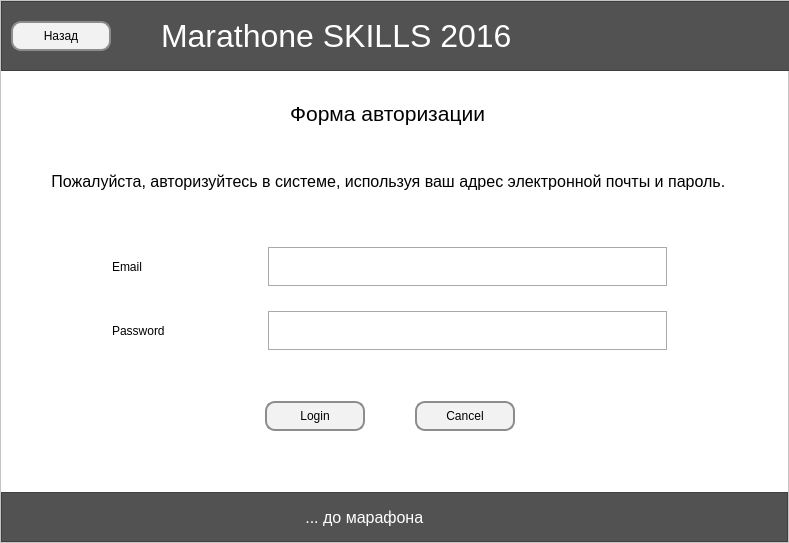
<?xml version="1.0" encoding="UTF-8"?>
<ui version="4.0">
 <class>MainWindow</class>
 <widget class="QMainWindow" name="MainWindow">
  <property name="geometry">
   <rect>
    <x>0</x>
    <y>0</y>
    <width>789</width>
    <height>543</height>
   </rect>
  </property>
  <property name="windowTitle">
   <string>MainWindow</string>
  </property>
  <widget class="QWidget" name="parent_widget">
   <property name="maximumSize">
    <size>
     <width>796</width>
     <height>561</height>
    </size>
   </property>
   <property name="styleSheet">
    <string notr="true">QPushButton {
	background-color: rgb(242, 242, 242);
	border: 2px solid;
	border-radius: 10px;
	border-color: rgb(140, 140, 140);
}


QLabel#greet_time_left{
	font-size: 12pt;
	color: #fff;
	background-color: rgba(242, 242, 242, 0);
}
QFrame {
	background-color: rgb(82, 82, 82);
}


QLabel#heading{
	font-size: 24pt;
	background-color: rgb(82, 82, 82);
	color: rgb(255, 255, 255);
}

QLabel#greet_city_label, QLabel#greet_date_label{
	font-size: 14pt;
	color: rgb(204, 204, 204);
}


QLabel{
background-color: rgb(255, 255, 255);
}



QFrame#frame_bg{
	background-color: rgb(255, 255, 255);
}

QTextEdit {
	
	background-color: rgb(255, 255, 255);
}</string>
   </property>
   <widget class="QFrame" name="frame_bg">
    <property name="geometry">
     <rect>
      <x>0</x>
      <y>0</y>
      <width>789</width>
      <height>543</height>
     </rect>
    </property>
    <property name="maximumSize">
     <size>
      <width>16777215</width>
      <height>16777215</height>
     </size>
    </property>
    <property name="frameShape">
     <enum>QFrame::StyledPanel</enum>
    </property>
    <property name="frameShadow">
     <enum>QFrame::Raised</enum>
    </property>
    <widget class="QFrame" name="frame">
     <property name="geometry">
      <rect>
       <x>1</x>
       <y>492</y>
       <width>787</width>
       <height>50</height>
      </rect>
     </property>
     <property name="maximumSize">
      <size>
       <width>16777215</width>
       <height>50</height>
      </size>
     </property>
     <property name="frameShape">
      <enum>QFrame::StyledPanel</enum>
     </property>
     <property name="frameShadow">
      <enum>QFrame::Raised</enum>
     </property>
     <widget class="QLabel" name="greet_time_left">
      <property name="geometry">
       <rect>
        <x>90</x>
        <y>10</y>
        <width>551</width>
        <height>31</height>
       </rect>
      </property>
      <property name="text">
       <string>... до марафона </string>
      </property>
      <property name="alignment">
       <set>Qt::AlignCenter</set>
      </property>
     </widget>
    </widget>
    <widget class="QFrame" name="frame_2">
     <property name="geometry">
      <rect>
       <x>1</x>
       <y>1</y>
       <width>791</width>
       <height>70</height>
      </rect>
     </property>
     <property name="maximumSize">
      <size>
       <width>16777215</width>
       <height>70</height>
      </size>
     </property>
     <property name="frameShape">
      <enum>QFrame::StyledPanel</enum>
     </property>
     <property name="frameShadow">
      <enum>QFrame::Raised</enum>
     </property>
     <layout class="QHBoxLayout" name="horizontalLayout">
      <property name="spacing">
       <number>50</number>
      </property>
      <item>
       <widget class="QPushButton" name="back_btn">
        <property name="minimumSize">
         <size>
          <width>0</width>
          <height>30</height>
         </size>
        </property>
        <property name="maximumSize">
         <size>
          <width>100</width>
          <height>16777215</height>
         </size>
        </property>
        <property name="text">
         <string>Назад</string>
        </property>
       </widget>
      </item>
      <item>
       <widget class="QLabel" name="heading">
        <property name="maximumSize">
         <size>
          <width>16777215</width>
          <height>40</height>
         </size>
        </property>
        <property name="text">
         <string>Мarathone SKILLS 2016</string>
        </property>
        <property name="alignment">
         <set>Qt::AlignLeading|Qt::AlignLeft|Qt::AlignVCenter</set>
        </property>
       </widget>
      </item>
     </layout>
    </widget>
    <widget class="QWidget" name="verticalLayoutWidget_3">
     <property name="geometry">
      <rect>
       <x>50</x>
       <y>90</y>
       <width>681</width>
       <height>364</height>
      </rect>
     </property>
     <layout class="QVBoxLayout" name="window_content">
      <property name="spacing">
       <number>30</number>
      </property>
      <item>
       <layout class="QVBoxLayout" name="verticalLayout">
        <item>
         <widget class="QLabel" name="label">
          <property name="sizePolicy">
           <sizepolicy hsizetype="Minimum" vsizetype="Maximum">
            <horstretch>0</horstretch>
            <verstretch>0</verstretch>
           </sizepolicy>
          </property>
          <property name="font">
           <font>
            <pointsize>16</pointsize>
           </font>
          </property>
          <property name="text">
           <string>Форма авторизации </string>
          </property>
          <property name="alignment">
           <set>Qt::AlignCenter</set>
          </property>
          <property name="wordWrap">
           <bool>false</bool>
          </property>
          <property name="margin">
           <number>10</number>
          </property>
          <property name="indent">
           <number>-1</number>
          </property>
         </widget>
        </item>
        <item>
         <widget class="QLabel" name="label_2">
          <property name="sizePolicy">
           <sizepolicy hsizetype="Preferred" vsizetype="Maximum">
            <horstretch>0</horstretch>
            <verstretch>0</verstretch>
           </sizepolicy>
          </property>
          <property name="maximumSize">
           <size>
            <width>16777215</width>
            <height>50</height>
           </size>
          </property>
          <property name="font">
           <font>
            <pointsize>12</pointsize>
           </font>
          </property>
          <property name="frameShape">
           <enum>QFrame::NoFrame</enum>
          </property>
          <property name="frameShadow">
           <enum>QFrame::Plain</enum>
          </property>
          <property name="text">
           <string>Пожалуйста, авторизуйтесь в системе, используя ваш адрес электронной почты и пароль. </string>
          </property>
          <property name="textFormat">
           <enum>Qt::AutoText</enum>
          </property>
          <property name="alignment">
           <set>Qt::AlignCenter</set>
          </property>
          <property name="margin">
           <number>1</number>
          </property>
         </widget>
        </item>
       </layout>
      </item>
      <item>
       <layout class="QVBoxLayout" name="verticalLayout_2">
        <property name="spacing">
         <number>24</number>
        </property>
        <item>
         <layout class="QHBoxLayout" name="horizontalLayout_3" stretch="0,0">
          <item>
           <widget class="QLabel" name="label_4">
            <property name="sizePolicy">
             <sizepolicy hsizetype="Maximum" vsizetype="Maximum">
              <horstretch>0</horstretch>
              <verstretch>0</verstretch>
             </sizepolicy>
            </property>
            <property name="minimumSize">
             <size>
              <width>70</width>
              <height>0</height>
             </size>
            </property>
            <property name="text">
             <string>Email</string>
            </property>
            <property name="margin">
             <number>10</number>
            </property>
           </widget>
          </item>
          <item>
           <widget class="QTextEdit" name="pass_input">
            <property name="sizePolicy">
             <sizepolicy hsizetype="Fixed" vsizetype="Fixed">
              <horstretch>0</horstretch>
              <verstretch>0</verstretch>
             </sizepolicy>
            </property>
            <property name="maximumSize">
             <size>
              <width>400</width>
              <height>40</height>
             </size>
            </property>
            <property name="frameShape">
             <enum>QFrame::Box</enum>
            </property>
           </widget>
          </item>
         </layout>
        </item>
        <item>
         <layout class="QHBoxLayout" name="horizontalLayout_2">
          <item>
           <widget class="QLabel" name="label_3">
            <property name="sizePolicy">
             <sizepolicy hsizetype="Maximum" vsizetype="Maximum">
              <horstretch>0</horstretch>
              <verstretch>0</verstretch>
             </sizepolicy>
            </property>
            <property name="minimumSize">
             <size>
              <width>70</width>
              <height>0</height>
             </size>
            </property>
            <property name="text">
             <string>Password</string>
            </property>
            <property name="margin">
             <number>10</number>
            </property>
           </widget>
          </item>
          <item>
           <widget class="QTextEdit" name="email_input">
            <property name="sizePolicy">
             <sizepolicy hsizetype="Maximum" vsizetype="Maximum">
              <horstretch>0</horstretch>
              <verstretch>0</verstretch>
             </sizepolicy>
            </property>
            <property name="maximumSize">
             <size>
              <width>400</width>
              <height>40</height>
             </size>
            </property>
            <property name="frameShape">
             <enum>QFrame::Box</enum>
            </property>
           </widget>
          </item>
         </layout>
        </item>
       </layout>
      </item>
      <item alignment="Qt::AlignHCenter">
       <widget class="QWidget" name="widget" native="true">
        <property name="sizePolicy">
         <sizepolicy hsizetype="Maximum" vsizetype="Maximum">
          <horstretch>0</horstretch>
          <verstretch>0</verstretch>
         </sizepolicy>
        </property>
        <layout class="QHBoxLayout" name="horizontalLayout_5">
         <property name="spacing">
          <number>50</number>
         </property>
         <item>
          <widget class="QPushButton" name="login_btn">
           <property name="minimumSize">
            <size>
             <width>100</width>
             <height>30</height>
            </size>
           </property>
           <property name="maximumSize">
            <size>
             <width>100</width>
             <height>16777215</height>
            </size>
           </property>
           <property name="text">
            <string>Login</string>
           </property>
          </widget>
         </item>
         <item>
          <widget class="QPushButton" name="cancel_btn">
           <property name="minimumSize">
            <size>
             <width>100</width>
             <height>30</height>
            </size>
           </property>
           <property name="maximumSize">
            <size>
             <width>100</width>
             <height>16777215</height>
            </size>
           </property>
           <property name="text">
            <string>Cancel</string>
           </property>
          </widget>
         </item>
        </layout>
       </widget>
      </item>
     </layout>
    </widget>
   </widget>
  </widget>
 </widget>
 <resources/>
 <connections/>
</ui>
